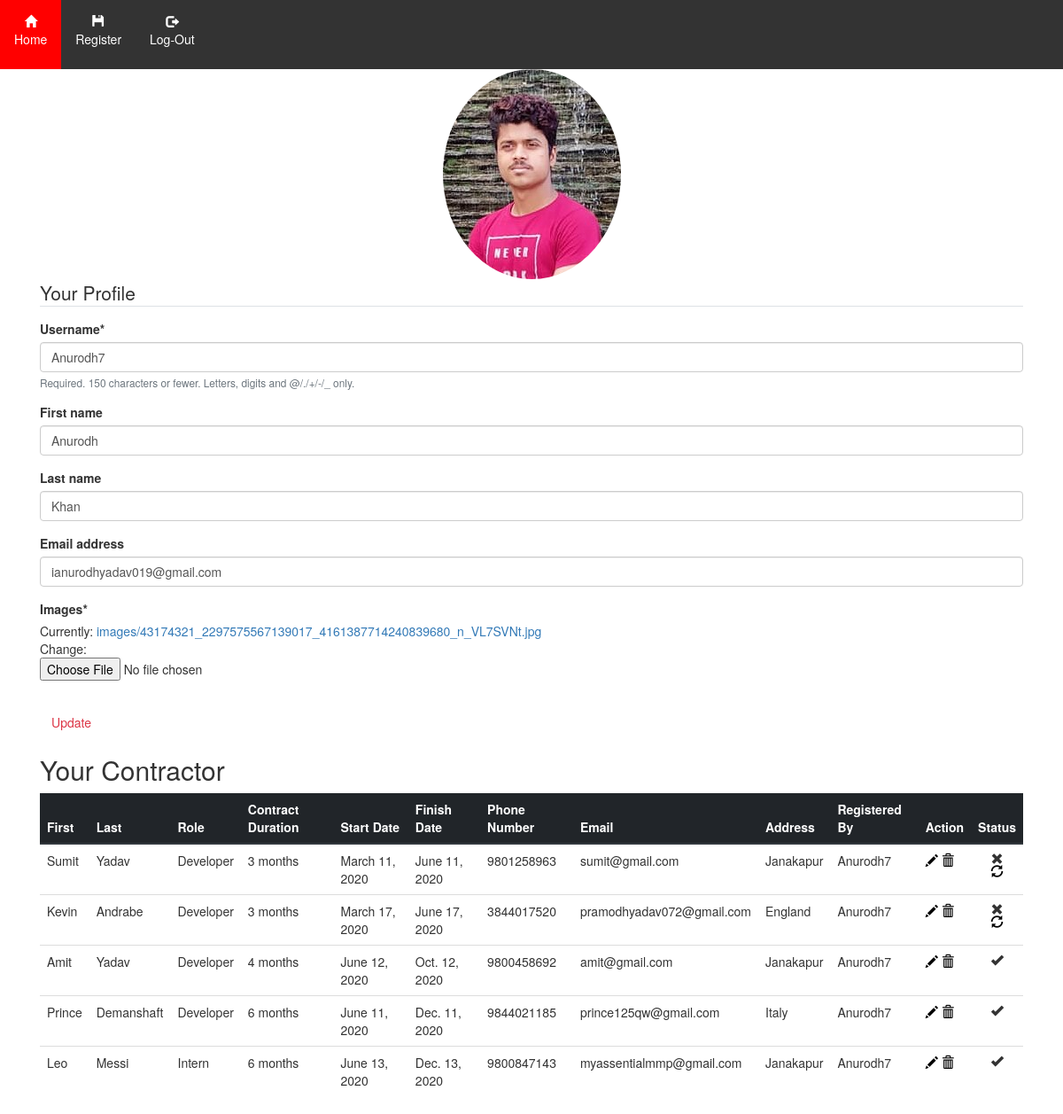
Screenshot of /profile/ (signed in) with the database file from the repository.
### reductcontract/models.py (models this page shows, shortened)
class Profile(models.Model):
    user = models.OneToOneField(User, on_delete=models.CASCADE, null=True)
    images = models.ImageField(default='myprofile.png', upload_to='images/')

class contractor(models.Model):
    user = models.ForeignKey(User,on_delete=models.SET_NULL,null=True)
    first_name=models.CharField(max_length=100)
    last_name=models.CharField(max_length=100)
    role=models.CharField(max_length=20)
    contract_duration=models.IntegerField()
    start_date=models.DateField()
    finish_date=models.DateField()
    address=models.CharField(max_length=100)
    email=models.EmailField()
    phone_number=models.IntegerField()
    status=models.TextField(null=True)
    class Meta:
        ordering=['finish_date']

### reductcontract/views.py (the view)
# urls.py: path('profile/',views.profile,name='profile'),
def profile(request):
    if not request.user.is_authenticated:
        return redirect('login')
    else:
        obj=contractor.objects.filter(user=request.user.id)
        for i in obj:
            if i.finish_date >= datetime.date.today():
                i.status='Active'
            else:
                i.status='Expired'
        if request.method == 'POST':
            form=UserUpdateForm(request.POST,instance=request.user)
            profile=ProfileUpdateForm(request.POST or None,request.FILES or None,instance=request.user.profile)
            if form.is_valid() and profile.is_valid():
                form.save()
                profile.save()
                return redirect('profile')
        else:
            form=UserUpdateForm(instance=request.user)
            profile=ProfileUpdateForm(instance=request.user.profile)
        context={
            'form':form,
            'profile':profile,
            'obj':obj
        }
        return render(request,'reductcontract/profile.html',context)

### reductcontract/create.py
class UserUpdateForm(forms.ModelForm):
    class Meta:
        model=User
        fields=['username','first_name','last_name','email']

class ProfileUpdateForm(forms.ModelForm):
    class Meta:
        model=Profile
        fields=['images']

### reductcontract/templates/reductcontract/profile.html (shortened to what this page needs)
{% load crispy_forms_tags %}
{% load static %}
{% block content %}
<!DOCTYPE html>
<html lang="en">
<head>
  <link href="//maxcdn.bootstrapcdn.com/bootstrap/4.0.0/css/bootstrap.min.css" rel="stylesheet" id="bootstrap-css">
  <link rel="stylesheet" href="https://maxcdn.bootstrapcdn.com/bootstrap/3.3.7/css/bootstrap.min.css">
</head>
<body>
<link rel="stylesheet" href="https://use.fontawesome.com/releases/v5.1.0/css/all.css"crossorigin="anonymous">
<body>
<ul>
  <li class='m'> <a class="headerclass" href="{% url 'showcontract' %}">
      <span class="glyphicon glyphicon-home"></span><br class="hidden-xs"><p>Home</p></a></li>
  <li class='m'>   <a class="headerclass" href="{% url 'addcontract' %}">
      <span class="glyphicon glyphicon-floppy-disk"></span><br class="hidden-xs"><p> Register</p></a></li>
          {% if  request.user.is_authenticated %}
    <li class='m'><a class="headerclass" href="{% url 'logout' %}">
        <span class="glyphicon glyphicon-log-out"></span><br class="hidden-xs"><p> Log-Out</p></a></li>
     {% endif %}
</ul>
<div class="container">
        {% if user.profile.images.url %}
        <center><img class="rounded-circle account-img" src="{{user.profile.images.url}}"></center>
        {% endif %}
    <form method="post" enctype="multipart/form-data">
        <fieldset class="form-group">
            <legend class="border-bottom mb-4">Your Profile</legend>
        {{form|crispy}}
        {{profile|crispy}}
        </fieldset>
        <div class="form-group">
         <button class="btn btn-outline-danger" type="submit">Update</button>
        </div>
        <h2>Your Contractor</h2>
  <table class="table table-responsive-lg">
    <thead class="thead-dark">
      <tr>
        <th scope="col">First</th>
        <th scope="col">Last</th>
        <th scope="col">Role</th>
           <th scope="col">Contract Duration</th>
           <th scope="col">Start Date</th>
           <th scope="col">Finish Date</th>
           <th scope="col">Phone Number</th>
            <th scope="col">Email</th>
            <th scope="col">Address</th>
           <th scope="col">Registered By</th>
          <th scope="col">Action</th>
          <th scope="col">Status</th>
      </tr>
    </thead>
    <tbody>
    {% for i in obj %}
      <tr>
        <td>{{i.first_name}}</td>
        <td>{{i.last_name}}</td>
        <td>{{i.role}}</td>
          <td>{{i.contract_duration}} months</td>
          <td>{{i.start_date}}</td>
          <td>{{i.finish_date}}</td>
          <td>{{i.phone_number}}</td>
          <td>{{i.email}}</td>
          <td>{{i.address}}</td>
          <td>{{i.user}}</td>
             <td><a class="headerclass" href="/{{i.id}}/update"><span class="glyphicon glyphicon-pencil"></span></a>
      <a class="headerclass" href="/{{i.id}}/delete" ><span class="glyphicon glyphicon-trash"></span></a></td>
            {% if i.status == 'Active' %}
     <td><span id="myhover" class="glyphicon glyphicon-ok d-flex justify-content-center "></span></td>
           {% else %}
          <td><span id="myhover2" class="glyphicon glyphicon-remove d-flex justify-content-center "></span><a id="nounderline" class="headerclass" href="/{{i.id}}/renew" ><span class="glyphicon glyphicon-refresh d-flex justify-content-center"></span></a></td>
         {% endif %}
      </tr>
    {% endfor %}
    </tbody>
  </table>
    </form>
</div>
</body>
</html>
{% endblock %}

### reductcontract/templates/reductcontract/profile.html (style rules this page uses)
body { margin: 0; padding: 0; }
ul { list-style-type: none; margin: 0; padding: 0; overflow: hidden; background-color: #333; }
.headerclass { color:black; }
.m { float: left; }
li a { display: block; color: white; text-align: center; padding: 14px 16px; text-decoration: none; }
li .glyphicon { color:white; }
li p { color:white; }
#nounderline { text-decoration:none; }

### rows the page displays
contractor: first_name "Sumit", last_name "Yadav", role "Developer", contract_duration "3", start_date "March 11, 2020", finish_date "June 11, 2020", phone_number "9801258963", email "sumit@gmail.com", address "Janakapur", user "Anurodh7"
contractor: first_name "Kevin", last_name "Andrabe", role "Developer", contract_duration "3", start_date "March 17, 2020", finish_date "June 17, 2020", phone_number "3844017520", email "pramodhyadav072@gmail.com", address "England", user "Anurodh7"
contractor: first_name "Amit", last_name "Yadav", role "Developer", contract_duration "4", start_date "June 12, 2020", finish_date "Oct. 12, 2020", phone_number "9800458692", email "amit@gmail.com", address "Janakapur", user "Anurodh7"
contractor: first_name "Prince", last_name "Demanshaft", role "Developer", contract_duration "6", start_date "June 11, 2020", finish_date "Dec. 11, 2020", phone_number "9844021185", email "prince125qw@gmail.com", address "Italy", user "Anurodh7"
contractor: first_name "Leo", last_name "Messi", role "Intern", contract_duration "6", start_date "June 13, 2020", finish_date "Dec. 13, 2020", phone_number "9800847143", email "myassentialmmp@gmail.com", address "Janakapur", user "Anurodh7"
